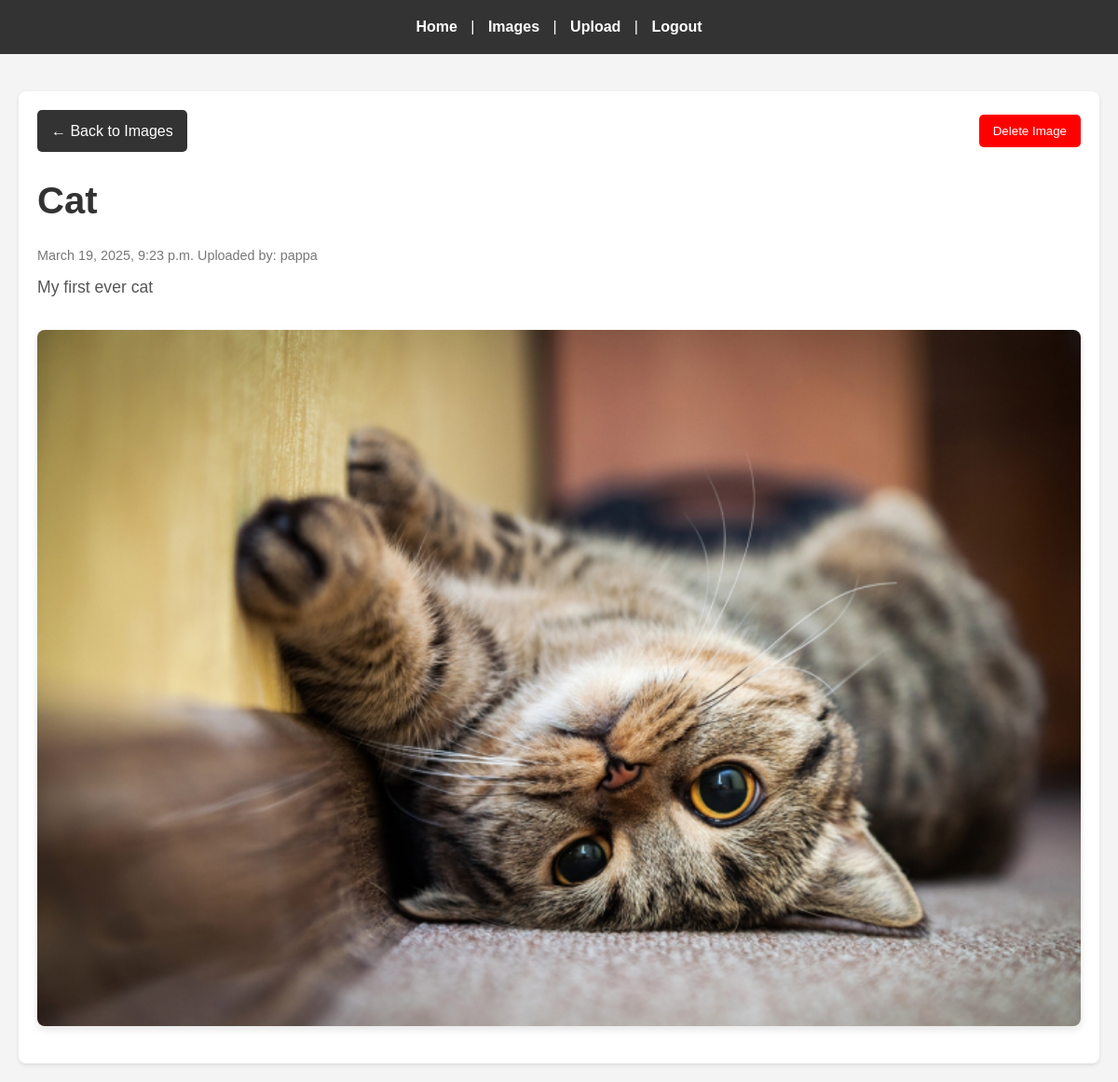
The page /images/first-cat (signed in) on the database its author committed.
### images/models.py (models this page shows, shortened)
class Image(models.Model):
    title = models.CharField(max_length=48)
    body = models.TextField()
    slug = models.SlugField(max_length=48, unique=True)
    date = models.DateTimeField(auto_now_add=True)
    banner = models.ImageField(default='fallback.png', blank=True)
    author = models.ForeignKey('auth.User', on_delete=models.CASCADE, default=1)

### images/views.py (the view)
# urls.py: path('<slug:slug>', views.image_page, name="page"),
@login_required
def image_page(request, slug):
    image = Image.objects.get(slug=slug)
    return render(request,  'images/image_page.html', {'image': image})

### images/templates/images/image_page.html (shortened to what this page needs)
{% extends 'layout.html' %}
{% load static %}
{% block content %}
    <section class="image-page">
        <div class="button-row">
            <a href="{% url 'images:list' %}" class="back-button">
                &larr; Back to Images
            </a>
            <div class="delete-container">
                <form method="post" action="{% url 'images:delete' slug=image.slug %}" onsubmit="return confirm('Are you sure you want to delete this image?');">
                    <button type="submit" class="delete-button">
                        Delete Image
                    </button>
                </form>
            </div>
        </div>
        <h1 class="image-title">{{ image.title }}</h1>
        <p class="image-card-date">{{ image.date }}
                                Uploaded by: {{ image.author }}</p>
        <p class="image-body">{{ image.body }}</p>
        <img
            class="banner"
            src="{{ image.banner.url }}"
            alt="{{ image.title }}"
        />
    </section>
{% endblock %}

### static/css/style.css (style rules this page uses)
* { margin: 0; padding: 0; box-sizing: border-box; }
body { font-family: 'Arial', sans-serif; line-height: 1.6; background-color: #f4f4f4; color: #333; }
section { background-color: #fff; padding: 20px; border-radius: 8px; box-shadow: 0 2px 4px rgba(0, 0, 0, 0.1); }
h1 { font-size: 2.5rem; margin-bottom: 1rem; color: #333; }
p { font-size: 1.1rem; margin-bottom: 1rem; color: #555; }
.banner { max-width: 100%; height: auto; display: block; margin: 20px auto; border-radius: 8px; box-shadow: 0 4px 8px rgba(0, 0, 0, 0.1); }
.image-card-date { font-size: 0.9rem; color: #777; margin-bottom: 0.5rem; }
.image-page { padding: 20px; }
.image-title { font-size: 2.5rem; margin-bottom: 1rem; color: #333; }
.image-body { font-size: 1.1rem; color: #555; line-height: 1.6; margin-bottom: 2rem; }
.image-page .banner { width: 100%; height: auto; border-radius: 8px; box-shadow: 0 4px 8px rgba(0, 0, 0, 0.1); }
.button-row { display: flex; justify-content: space-between; align-items: center; margin-bottom: 20px; }
.back-button { display: inline-block; background-color: #333; color: #fff; padding: 10px 15px; border-radius: 5px; text-decoration: none; transition: background-color 0.3s ease; }
.delete-container { text-align: right; }
.delete-button { background-color: red; color: white; padding: 10px 15px; border: none; border-radius: 5px; cursor: pointer; transition: background-color 0.3s ease; }

### rows shown on the page
Image: title "Cat", date "March 19, 2025, 9:23 p.m.", author "pappa", body "My first ever cat", banner (picture)
